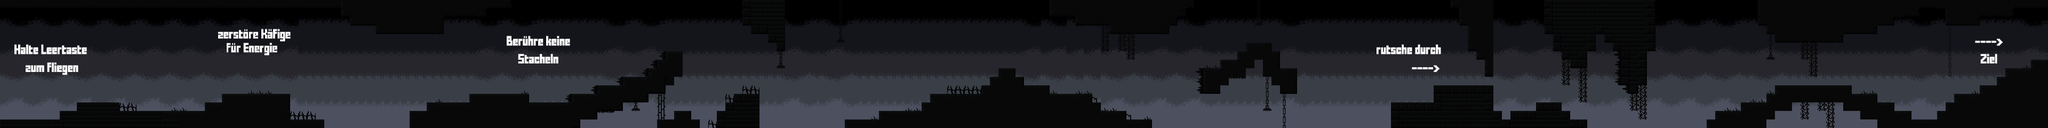

This game map was drawn from its Tiled (.tmx) file and the tilesets committed beside it. A one-line description and the trimmed map source follow:
An orthogonal 240x15 tile map with 16x16 px tiles, 3 tile layers (Kachelebene 2, colliedes, deaths), 9 tilesets and 130 objects.

<map version="1.2" tiledversion="1.3.1" orientation="orthogonal" renderorder="right-down" compressionlevel="0" width="240" height="15" tilewidth="16" tileheight="16" infinite="0" nextlayerid="19" nextobjectid="205">
 <editorsettings>
  <export target="." format="tmx" />
 </editorsettings>
 <tileset firstgid="1" source="tileset_15.tsx" />
 <tileset firstgid="41" name="bg_void_02" tilewidth="64" tileheight="240" tilecount="1" columns="1">
  <image source="bg_void_02.png" width="64" height="240" />
 </tileset>
 <tileset firstgid="42" name="spikess" tilewidth="16" tileheight="16" tilecount="2" columns="1">
  <image source="spikes.png" width="16" height="32" />
 </tileset>
 <tileset firstgid="44" name="dekopack1" tilewidth="16" tileheight="16" tilecount="10" columns="5">
  <image source="dekopack1.png" width="80" height="32" />
 </tileset>
 <tileset firstgid="54" name="ziel" tilewidth="16" tileheight="16" tilecount="40" columns="10">
  <image source="ziel.png" width="160" height="64" />
 </tileset>
 <tileset firstgid="94" name="rutsche" tilewidth="16" tileheight="16" tilecount="40" columns="10">
  <image source="rutsche.png" width="160" height="64" />
 </tileset>
 <tileset firstgid="134" name="fliegen" tilewidth="16" tileheight="16" tilecount="40" columns="10">
  <image source="fliegen.png" width="160" height="64" />
 </tileset>
 <tileset firstgid="174" name="kafig" tilewidth="16" tileheight="16" tilecount="40" columns="10">
  <image source="kafig.png" width="160" height="64" />
 </tileset>
 <tileset firstgid="214" name="achtung" tilewidth="16" tileheight="16" tilecount="40" columns="10">
  <image source="achtung.png" width="160" height="64" />
 </tileset>
 <layer id="10" name="Kachelebene 2" width="240" height="15">
  <data>[3600 cells, 148 non-empty, 1 distinct tile ids]</data>
 </layer>
 <objectgroup id="3" name="hitboxes">
  <object id="1" x="0" y="224" width="128" height="16" />
  <object id="2" x="112" y="208" width="48" height="16" />
  <object id="4" x="144" y="192" width="80" height="16" />
  <object id="5" x="208" y="208" width="208" height="16" />
  <object id="6" x="384" y="192" width="48" height="16" />
  <object id="12" x="416" y="176" width="128" height="64" />
  <object id="13" x="544" y="224" width="64" height="16" />
  <object id="14" x="768" y="208" width="48" height="32" />
  <object id="15" x="800" y="192" width="96" height="16" />
  <object id="16" x="880" y="176" width="112" height="32" />
  <object id="20" x="640" y="0" width="32" height="32" />
  <object id="21" x="656" y="32" width="64" height="16" />
  <object id="22" x="704" y="48" width="128" height="16" />
  <object id="23" x="816" y="16" width="96" height="16" />
  <object id="24" x="896" y="0" width="64" height="16" />
  <object id="25" x="1344" y="208" width="80" height="32" />
  <object id="26" x="1360" y="192" width="64" height="16" />
  <object id="27" x="1376" y="176" width="48" height="16" />
  <object id="29" x="1392" y="0" width="80" height="48" />
  <object id="30" x="1408" y="48" width="64" height="16" />
  <object id="31" x="1440" y="64" width="32" height="16" />
  <object id="32" x="1456" y="80" width="16" height="16" />
  <object id="34" x="1584" y="224" width="80" height="16" />
  <object id="35" x="1648" y="208" width="96" height="16" />
  <object id="36" x="1728" y="192" width="32" height="16" />
  <object id="37" x="1744" y="176" width="112" height="16" />
  <object id="38" x="1840" y="160" width="48" height="16" />
  <object id="39" x="1856" y="144" width="64" height="16" />
  <object id="40" x="1872" y="128" width="32" height="16" />
  <object id="41" x="1920" y="160" width="48" height="16" />
  <object id="42" x="1968" y="176" width="80" height="16" />
  <object id="43" x="2048" y="192" width="16" height="16" />
  <object id="44" x="2064" y="208" width="48" height="16" />
  <object id="45" x="2112" y="224" width="48" height="16" />
  <object id="46" x="1968" y="0" width="256" height="32" />
  <object id="47" x="2224" y="0" width="16" height="16" />
  <object id="48" x="2016" y="32" width="192" height="16" />
  <object id="49" x="2080" y="48" width="112" height="16" />
  <object id="50" x="2608" y="192" width="80" height="48" />
  <object id="51" x="2688" y="161" width="112" height="32" />
  <object id="52" x="2784" y="192" width="16" height="16" />
  <object id="53" x="2800" y="208" width="16" height="16" />
  <object id="54" x="2816" y="224" width="16" height="16" />
  <object id="56" x="2832" y="208" width="112" height="16" />
  <object id="57" x="2880" y="192" width="48" height="16" />
  <object id="58" x="2944" y="224" width="32" height="16" />
  <object id="59" x="2896" y="0" width="208" height="64" />
  <object id="60" x="2912" y="64" width="80" height="32" />
  <object id="61" x="2928" y="96" width="48" height="16" />
  <object id="62" x="2944" y="112" width="32" height="16" />
  <object id="63" x="3008" y="64" width="96" height="16" />
  <object id="64" x="3024" y="80" width="80" height="16" />
  <object id="65" x="3040" y="96" width="48" height="64" />
  <object id="66" x="3056" y="160" width="16" height="16" />
  <object id="67" x="3600" y="224" width="48" height="16" />
  <object id="68" x="3632" y="208" width="48" height="16" />
  <object id="69" x="3648" y="192" width="48" height="16" />
  <object id="70" x="3664" y="176" width="64" height="16" />
  <object id="71" x="3712" y="160" width="48" height="16" />
  <object id="72" x="3744" y="144" width="48" height="16" />
  <object id="73" x="3760" y="128" width="64" height="16" />
  <object id="74" x="3808" y="112" width="32" height="16" />
  <object id="75" x="2256" y="128" width="32" height="48" />
  <object id="76" x="2288" y="112" width="48" height="32" />
  <object id="77" x="2320" y="96" width="80" height="16" />
  <object id="78" x="2336" y="80" width="48" height="16" />
  <object id="79" x="2368" y="112" width="32" height="32" />
  <object id="80" x="2384" y="128" width="48" height="32" />
  <object id="81" x="2400" y="160" width="32" height="16" />
  <object id="85" x="3200" y="224" width="16" height="16" />
  <object id="86" x="3216" y="208" width="64" height="16" />
  <object id="87" x="3264" y="192" width="64" height="16" />
  <object id="88" x="3312" y="176" width="32" height="16" />
  <object id="89" x="3328" y="160" width="96" height="16" />
  <object id="137" x="976" y="192" width="112" height="16" />
  <object id="138" x="1072" y="176" width="64" height="16" />
  <object id="139" x="1120" y="160" width="64" height="16" />
  <object id="140" x="1168" y="144" width="48" height="16" />
  <object id="142" x="3296" y="0" width="16" height="48" />
  <object id="143" x="3312" y="48" width="16" height="16" />
  <object id="144" x="3328" y="64" width="128" height="16" />
  <object id="145" x="3456" y="48" width="64" height="16" />
  <object id="148" x="3600" y="16" width="48" />
  <object id="149" x="3648" y="16" width="16" height="32" />
  <object id="150" x="3664" y="32" width="48" height="16" />
  <object id="151" x="3712" y="16" width="64" height="16" />
  <object id="152" x="3776" y="0" width="64" height="16" />
  <object id="153" x="3424" y="160" width="48" height="16" />
  <object id="154" x="3472" y="176" width="48" height="16" />
  </objectgroup>
 <layer id="2" name="colliedes" width="240" height="15">
  <data>[3600 cells, 1228 non-empty, 166 distinct tile ids]</data>
 </layer>
 <objectgroup id="13" name="dynamics">
  <!-- 8 objects omitted --></objectgroup>
 <layer id="11" name="deaths" width="240" height="15">
  <data>[3600 cells, 0 non-empty, 0 distinct tile ids]</data>
 </layer>
 <objectgroup id="16" name="deathcollids">
  <!-- 9 objects omitted --></objectgroup>
 <objectgroup id="17" name="MovingBlocks">
  <!-- 5 objects omitted --></objectgroup>
 <objectgroup id="18" name="DecoLayer">
  <!-- 4 objects omitted --></objectgroup>
</map>
<!-- 41 of 130 objects omitted -->
